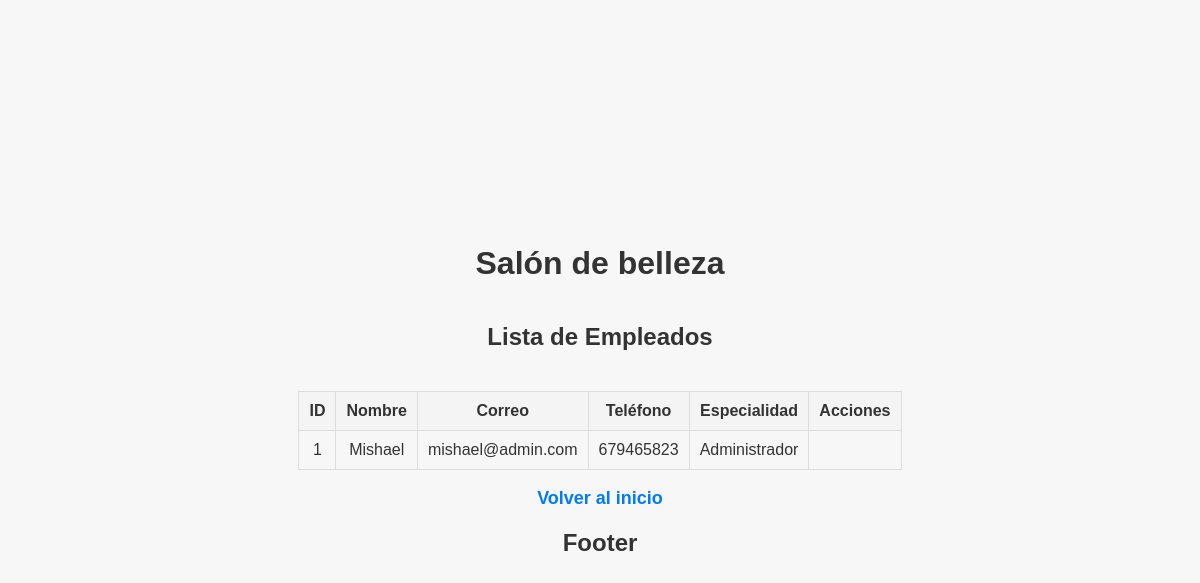
The app's page /Empleado/mostrarTodos (signed in) with its own data.
### tables this page shows
CREATE TABLE IF NOT EXISTS empleados (
    id              INT AUTO_INCREMENT NOT NULL,
    nombre          VARCHAR(100) NOT NULL,
    correo          VARCHAR(255) NOT NULL,
    telefono        VARCHAR(15) NOT NULL,
    password        VARCHAR(255) NOT NULL, 
    id_especialidad INT NOT NULL, 
    CONSTRAINT pk_empleados PRIMARY KEY (id),
    UNIQUE KEY correo_UNIQUE (correo),
    CONSTRAINT fk_empleados_especialidad FOREIGN KEY (id_especialidad) REFERENCES especialidades (id) ON DELETE CASCADE
);

CREATE TABLE IF NOT EXISTS especialidades (
    id              INT AUTO_INCREMENT NOT NULL,
    nombre          VARCHAR(100) NOT NULL,
    CONSTRAINT pk_especialidades PRIMARY KEY (id),
    UNIQUE KEY nombre_UNIQUE (nombre)
);

### Lib/Pages.php (called while the page is built, shortened)
<?php
    class Pages{
        public function render(string $pageName, array $params = null): void{
            require_once "views/layout/header.php";
            require_once "views/$pageName.php";
            require_once "views/layout/footer.php";
        }
    }
?>

### Controllers/EmpleadoController.php (called while the page is built, shortened)
<?php
class EmpleadoController
{
    private EmpleadoService $empleadoService;
    private EspecialidadService $especialidadService;
    private Pages $pages;
    public function __construct()
    {
        $this->empleadoService = new EmpleadoService();
        $this->especialidadService = new EspecialidadService();
        $this->pages = new Pages();
    }
    public function mostrarTodos(): void
    {
        $empleados = $this->empleadoService->obtenerTodos();
        $this->pages->render('Empleado/mostrarEmpleados', ['empleados' => $empleados, 'especialidadService' => $this->especialidadService]);
    }
}

### index.php (called while the page is built, shortened)
<?php
    FrontController::main();
?>

### Lib/BaseDatos.php (called while the page is built, shortened)
<?php
class BaseDatos
{
    private PDO $conexion;
    public function __construct(
        private $tipo_de_base = 'mysql',
        private string $servidor = SERVERNAME,
        private string $usuario = USERNAME,
        private string $pass = PASSWORD,
        private string $base_datos = DATABASE
    ) {
        $this->conexion = $this->conectar();
    }
    private function conectar(): PDO
    {
        try {
            $opciones = array(
                PDO::MYSQL_ATTR_INIT_COMMAND => "SET NAMES utf8mb4",
                PDO::MYSQL_ATTR_FOUND_ROWS => true
            );
            $conexion = new PDO("mysql:host={$this->servidor};dbname={$this->base_datos}", $this->usuario, $this->pass, $opciones);
            return $conexion;
        } catch (PDOException $e) {
            echo "Ha surgido un error y no se puede conectar a la base de datos. Detalle: " . $e->getMessage();
            exit;
        }
    }
    public function prepare($pre)
    {
        return $this->conexion->prepare($pre);
    }
}

### Services/EmpleadoService.php (called while the page is built, shortened)
<?php
class EmpleadoService
{
    private EmpleadoRepository $empleadoRepository;
    public function __construct()
    {
        $this->empleadoRepository = new EmpleadoRepository();
    }
    public function obtenerTodos(): array
    {
        return $this->empleadoRepository->obtenerTodos();
    }
}

### Repositories/EmpleadoRepository.php (called while the page is built, shortened)
<?php
class EmpleadoRepository
{
    private BaseDatos $conexion;
    public function __construct()
    {
        $this->conexion = new BaseDatos();
    }
    public function obtenerTodos(): array
    {
        $sql = "SELECT * FROM empleados";
        $stmt = $this->conexion->prepare($sql);
        $stmt->execute();
        $empleados = [];
        while ($row = $stmt->fetch(PDO::FETCH_ASSOC)) {
            $empleados[] = new Empleado(
                $row['id'],
                $row['nombre'],
                $row['correo'],
                $row['telefono'],
                $row['password'],
                $row['id_especialidad']
            );
        }
        return $empleados;
    }
}

### Models/Empleado.php (called while the page is built, shortened)
<?php
class Empleado
{
    private int $id;
    private string $nombre;
    private string $correo;
    private string $telefono;
    private int $idEspecialidad;
    public function __construct(
        int $id = 0,
        string $nombre = '',
        string $correo = '',
        string $telefono = '',
        string $password = '',
        int $idEspecialidad = 0
    ) {
        $this->id = $id;
        $this->nombre = $nombre;
        $this->correo = $correo;
        $this->telefono = $telefono;
        $this->idEspecialidad = $idEspecialidad;
    }
    public function getId(): int
    {
        return $this->id;
    }
    public function getNombre(): string
    {
        return $this->nombre;
    }
    public function getCorreo(): string
    {
        return $this->correo;
    }
    public function getTelefono(): string
    {
        return $this->telefono;
    }
    public function getIdEspecialidad(): int
    {
        return $this->idEspecialidad;
    }
}
?>

### Services/EspecialidadService.php (called while the page is built, shortened)
<?php
class EspecialidadService
{
    private EspecialidadRepository $especialidadRepository;
    public function __construct()
    {
        $this->especialidadRepository = new EspecialidadRepository();
    }
    public function obtenerPorId(int $id): ?Especialidad
    {
        return $this->especialidadRepository->obtenerPorId($id);
    }
}

### Repositories/EspecialidadRepository.php (called while the page is built, shortened)
<?php
class EspecialidadRepository
{
    private $conexion;
    public function __construct()
    {
        $this->conexion = new BaseDatos();
    }
    public function obtenerPorId(int $id): ?Especialidad
    {
        $query = $this->conexion->prepare("SELECT * FROM especialidades WHERE id = :id");
        $query->bindParam(':id', $id, PDO::PARAM_INT);
        $query->execute();
        $fila = $query->fetch(PDO::FETCH_ASSOC);
        if ($fila) {
            return new Especialidad(
                $fila['id'],
                $fila['nombre'],
            );
        }
        return null;
    }
}

### Models/Especialidad.php (called while the page is built, shortened)
<?php
class Especialidad
{
    private $nombre;
    public function __construct($id = '', $nombre = '')
    {
        $this->nombre = $nombre;
    }
    public function getNombre(): string
    {
        return $this->nombre;
    }
}
?>

### Views/Empleado/mostrarEmpleados.php (the view, shortened to what this page needs)
<h2>Lista de Empleados</h2>
<table>
    <thead>
        <tr>
            <th>ID</th>
            <th>Nombre</th>
            <th>Correo</th>
            <th>Teléfono</th>
            <th>Especialidad</th>
            <th>Acciones</th>
        </tr>
    </thead>
    <tbody>
        <?php foreach ($empleados as $empleado): ?>
            <tr>
                <td><?= htmlspecialchars($empleado->getId()) ?></td>
                <td><?= htmlspecialchars($empleado->getNombre()) ?></td>
                <td><?= htmlspecialchars($empleado->getCorreo()) ?></td>
                <td><?= htmlspecialchars($empleado->getTelefono()) ?></td>
                <td><?= htmlspecialchars($especialidadService->obtenerPorId($empleado->getIdEspecialidad())->getNombre()) ?></td>
            </tr>
        <?php endforeach; ?>
    </tbody>
</table>

### Css/general.css (style rules this page uses)
body { font-family: Arial, sans-serif; background-color: #f7f7f7; color: #333; margin: 0; padding: 0; display: flex; justify-content: center; flex-direction: column; align-items: center; min-height: 100vh; }

### Css/tablas.css (style rules this page uses)
table { width: 50%; border-collapse: collapse; margin-top: 20px; }
table, th, td { border: 1px solid #ddd; }
th, td { padding: 10px; text-align: center; }
th { background-color: #f4f4f4; }

### records on screen
empleados: id "1", nombre "Mishael", correo "mishael@admin.com", telefono "679465823", id_especialidad.nombre "Administrador"
